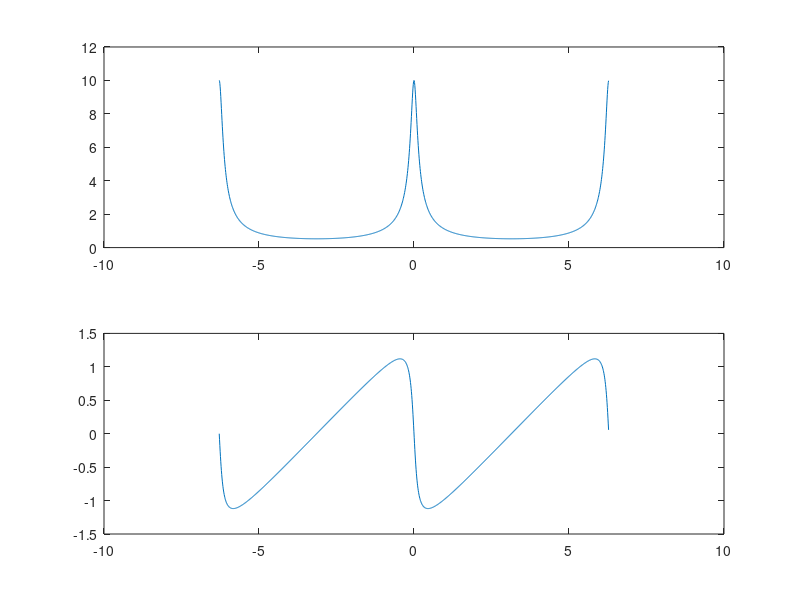
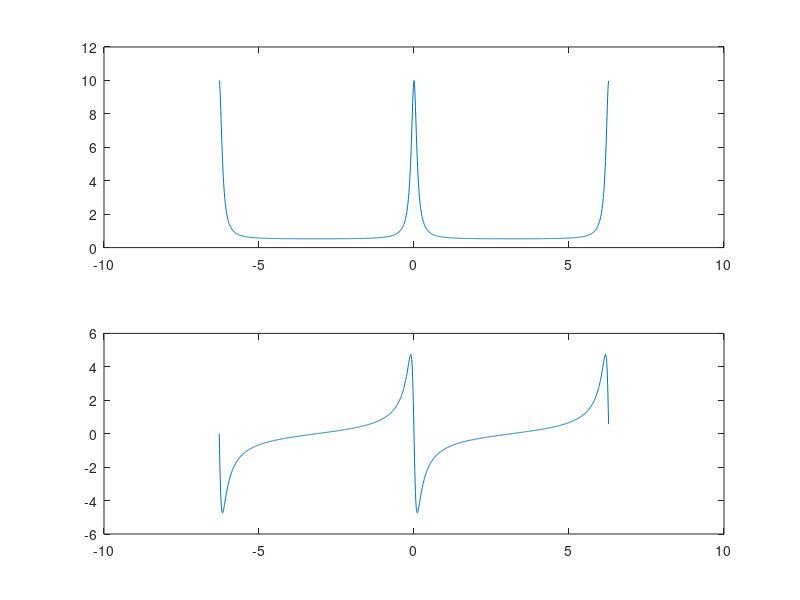

MATLAB code for these plots, in order:
w = -2*pi:0.01:2*pi; 
%h = zeros(length(w)); 
h = 1 ./ (1-(0.9*exp(-1j.*w))); 
figure ; 
subplot(211); plot(w,abs(h)); 
hold on; 
subplot(212); plot(w,angle(h)); 
hold on; 

figure ;
subplot(211); plot(w,real(h)); 
hold on; 
subplot(212); plot(w,imag(h)); 
hold on; 
